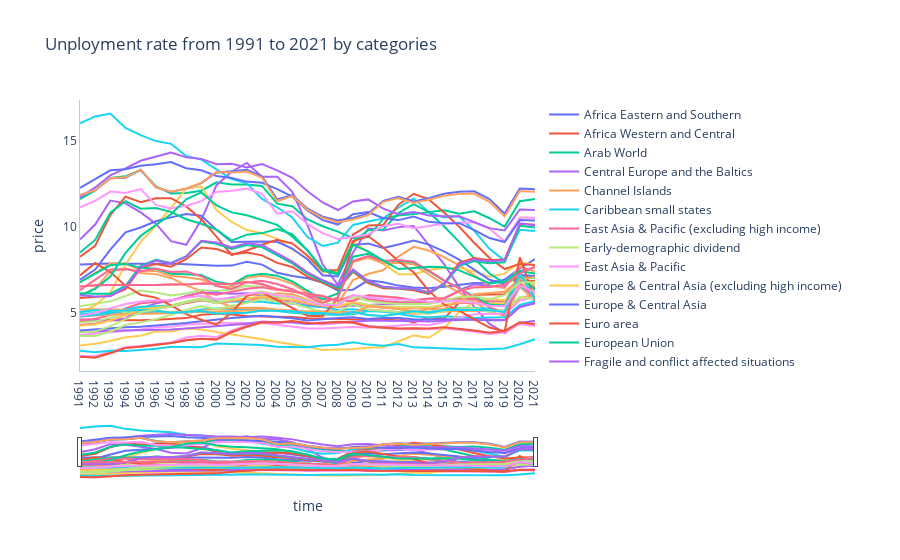

Notebook source saved alongside this figure:
### Markdown cell above
Visualize all categaries' unemployment from 1991 to 2021 (non-country code)

### Code cell
#line chart
def generate_Line(nations_codes):
    fig  = go.Figure()

    for nation in nations_codes:
        fig.add_trace(
            go.Scatter(
                x= df_unpivot[df_unpivot["Country Code"]== nation]["Year"],
                y= df_unpivot[df_unpivot["Country Code"]== nation]["Unemployment rate"], 
                name = df[df["Country Code"]== nation]["Country Name"].values[0], 
                ))

    fig.update_layout(
        title_text = "Unployment rate from 1991 to 2021 by categories",
        xaxis_title='Year',
        yaxis_title='Unemployment rate(%)', 
        legend_itemclick = "toggleothers", 
        legend_itemdoubleclick = "toggle",
        plot_bgcolor="#FFF",  # Sets background color to white
        xaxis=dict(
            title="time",
            linecolor="#BCCCDC",  # Sets color of X-axis line
            showgrid=False,  # Removes X-axis grid lines
            showspikes=True, # Show spike line for X-axis
            # Format spike
            spikethickness=2,
            spikedash="dot",
            spikecolor="#999999",
            spikemode="across",
        ),
        yaxis=dict(
            title="price",  
            linecolor="#BCCCDC",  # Sets color of Y-axis line
            showgrid=False,  # Removes Y-axis grid lines    
        ))

    fig.update_layout(xaxis= dict(rangeslider = dict(visible= True)))

    return fig


fig = generate_Line(region_codes)
fig.show()
